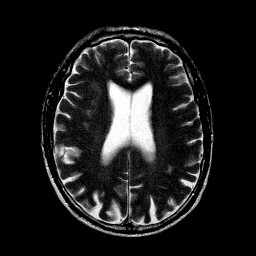
%> input picture 06 practice-myself_codes_notes/02 digital image processing code/04 down_code_from_paper/Jiao Du_web_code/2016 Union Laplacian pyramid/code for Union LAP/MRI-015.jpg, 256 x 256 px
$ octave --eval "result = quality(imread('MRI-015.jpg'));"   (GNU Octave 9; MATLAB toolbox functions it lacks are replaced by stand-ins)
%> lines starting %> are read from the running program, lines starting %| are printed output that depends on the picture; in (x1, y1, x2, y2) boxes, pixels count from 0 and x2, y2 are one past the last pixel; in counts of white or black regions, pixels touching at a corner belong together; the program's own positions count from 1
% % % % % % % % % % % % % % % % % % % % % % %
% 比较原图像与融合图像在HSI颜色空间的I分量的MSSIM值
% % % % % % % % % % % % % % % % % % % % % % %
function y=quality(x1,x2,f)
 HSI1 = rgb2hsi (x1);
 HSI2 = rgb2hsi (x2);
% [57 lines not run here, left out]
function hsi = rgb2hsi(rgb)
%RGB2HSI Converts an RGB image to HSI.
%   HSI = RGB2HSI(RGB) converts an RGB image to HSI. The input image
%   is assumed to be of size M-by-N-by-3, where the third dimension
%   accounts for three image planes: red, green, and blue, in that
%   order. If all RGB component images are equal, the HSI conversion
%   is undefined. The input image can be of class double (with values
%   in the range [0, 1]), uint8, or uint16.
%
%   The output image, HSI, is of class double, where:
%     hsi(:, :, 1) = hue image normalized to the range [0, 1] by
%                    dividing all angle values by 2*pi.
%     hsi(:, :, 2) = saturation image, in the range [0, 1].
%     hsi(:, :, 3) = intensity image, in the range [0, 1].

%   Copyright 2002-2004 R. C. Gonzalez, R. E. Woods, & S. L. Eddins
%   Digital Image Processing Using MATLAB, Prentice-Hall, 2004
%   $Revision: 1.5 $  $Date: 2005/01/18 13:44:59 $

% Extract the individual component images.
rgb = im2double(rgb);
r = rgb(:, :, 1);
g = rgb(:, :, 2);
b = rgb(:, :, 3);

% Implement the conversion equations.
num = 0.5*((r - g) + (r - b));
%> num: size 256x256 double; every value is 0
den = sqrt((r - g).^2 + (r - b).*(g - b));
theta = acos(num./(den + eps));
%> theta: size 256x256 double; every value is 1.57

H = theta;
H(b > g) = 2*pi - H(b > g);
H = H/(2*pi);
%> H: size 256x256 double; every value is 0.25

num = min(min(r, g), b);
den = r + g + b;
den(den == 0) = eps;
S = 1 - 3.* num./den;
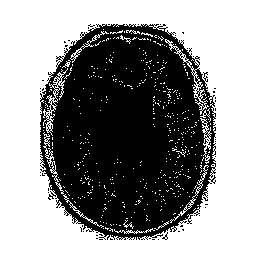
%> S: size 256x256 double; values 0 (black) and 1 (white), 56.6% white; 55 black regions (54 under 20 px), largest, box (x1, y1, x2, y2) and area: (40, 24, 216, 240) 28271

H(S == 0) = 0;

I = (r + g + b)/3;

% Combine all three results into an hsi image.
hsi = cat(3, H, S, I);
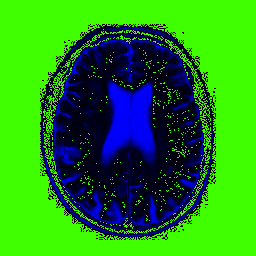
%> hsi: size 256x256x3 double; mean R, G, B 0.142, 0.566, 0.114
%> the run ends on the next line
end
